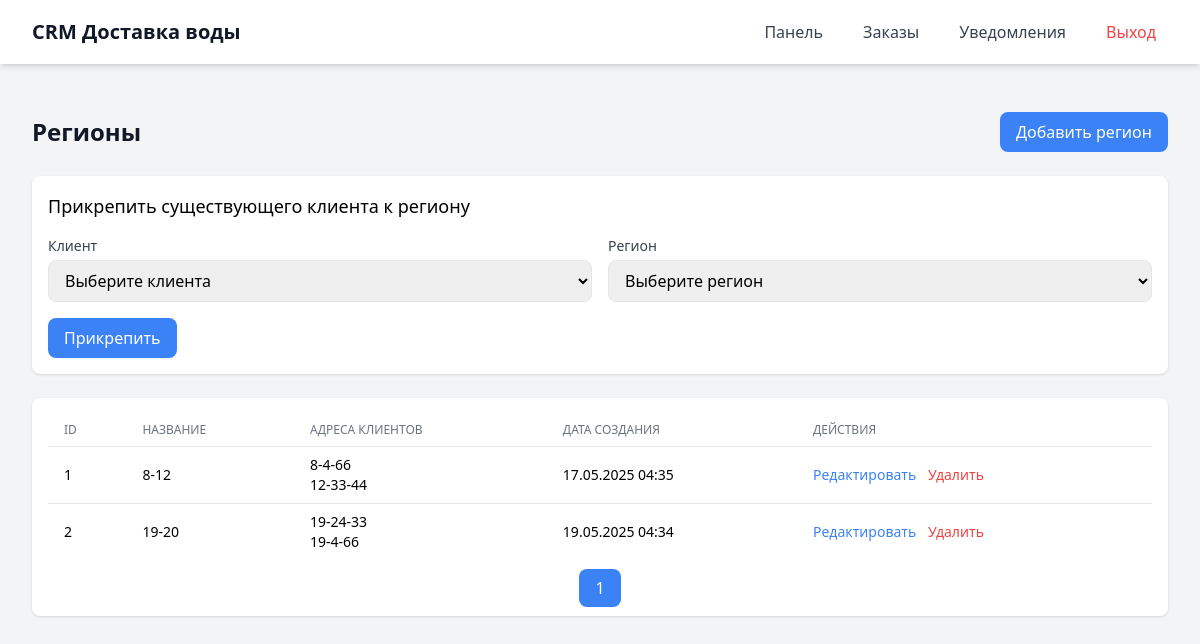
Page /regions/ (signed in) on the earlier database version.
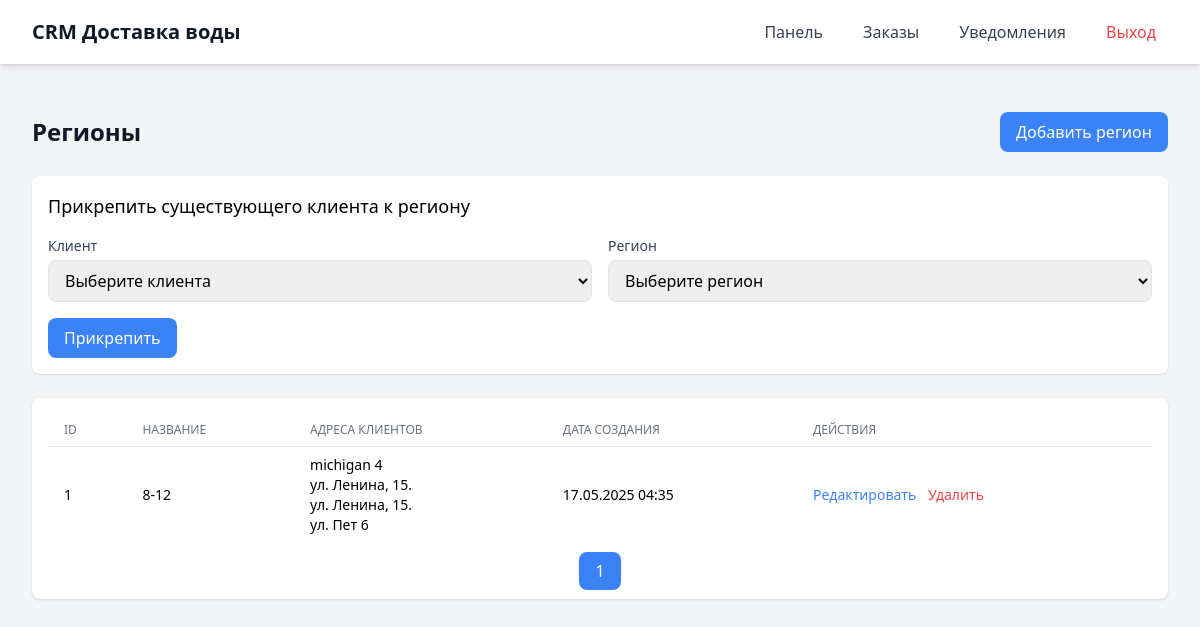
Same page on the later database version.
### crm/models.py (models this page shows, shortened)
class Region(models.Model):
    name = models.CharField(max_length=100, unique=True)
    description = models.TextField(blank=True)
    created_at = models.DateTimeField(default=timezone.now)

class Client(models.Model):
    TYPE_CHOICES = [
        ('individual', 'Физическое лицо'),
        ('business', 'Юридическое лицо'),
    ]
    user = models.OneToOneField(User, on_delete=models.CASCADE, null=True, blank=True)
    name = models.CharField(max_length=100)
    phone_regex = RegexValidator(
        regex=r'^\+?1?\d{9,15}$',
        message="Номер телефона должен быть в формате: '+999999999'"
    )
    phone = models.CharField(validators=[phone_regex], max_length=20, unique=True)
    email = models.EmailField(blank=True)
    address = models.TextField()
    apartment = models.CharField(max_length=10, blank=True)
    floor = models.IntegerField(null=True, blank=True)
    entrance = models.CharField(max_length=10, blank=True)
    notes = models.TextField(blank=True)
    registration_date = models.DateTimeField(default=timezone.now)
    region = models.ForeignKey('Region', on_delete=models.SET_NULL, null=True, blank=True)
    client_type = models.CharField(max_length=20, choices=TYPE_CHOICES, default='individual')
    company_name = models.CharField(max_length=200, blank=True, null=True)
    tax_number = models.CharField(max_length=50, blank=True, null=True)
    contact_person = models.CharField(max_length=100, blank=True, null=True)
    category = models.ForeignKey(ClientCategory, on_delete=models.SET_NULL, null=True, blank=True)
    loyalty_points = models.DecimalField(max_digits=10, decimal_places=2, default=0)
    total_volume_purchased = models.DecimalField(max_digits=10, decimal_places=2, default=0)
    last_purchase_date = models.DateTimeField(null=True, blank=True)

### crm/views.py (the view)
# urls.py: path('regions/', views.regions, name='regions'),
@login_required
def regions(request):
    search_query = request.GET.get('search', '')
    regions = Region.objects.prefetch_related('client_set').all().order_by('id')
    if search_query:
        regions = regions.filter(name__icontains=search_query)
    paginator = Paginator(regions, 10)
    page_number = request.GET.get('page')
    page_obj = paginator.get_page(page_number)
    return render(request, 'regions.html', {
        'page_obj': page_obj,
        'search_query': search_query,
        'can_add_region': request.user.has_perm('crm.add_region'),
        'can_change_region': request.user.has_perm('crm.change_region'),
        'can_delete_region': request.user.has_perm('crm.delete_region'),
        'clients': Client.objects.all(),  # Добавляем список всех клиентов
        'regions': Region.objects.all(),  # Для формы добавления клиента
    })

### crm/templatetags/notification_tags.py (called while the page is built)
@register.simple_tag
def get_unread_notifications_count(user):
    if user.is_authenticated and hasattr(user, 'client'):
        return Notification.objects.filter(client=user.client, is_read=False).count()
    return 0

### templates/regions.html (shortened to what the changed rows need)
{% extends "base.html" %}
{% block content %}
<div class="space-y-6">
    <div class="flex flex-col sm:flex-row justify-between items-center">
        <h2 class="text-xl sm:text-2xl font-bold text-gray-900 mb-2 sm:mb-0">Регионы</h2>
    </div>
    <div class="bg-white rounded-lg shadow p-4">
        <div class="overflow-x-auto">
            <table class="min-w-full divide-y divide-gray-200">
                <thead>
                    <tr>
                        <th class="px-2 sm:px-4 py-2 text-left text-xs font-medium text-gray-500 uppercase">ID</th>
                        <th class="px-2 sm:px-4 py-2 text-left text-xs font-medium text-gray-500 uppercase">Название</th>
                        <th class="px-2 sm:px-4 py-2 text-left text-xs font-medium text-gray-500 uppercase">Адреса клиентов</th>
                        <th class="px-2 sm:px-4 py-2 text-left text-xs font-medium text-gray-500 uppercase">Дата создания</th>
                        <th class="px-2 sm:px-4 py-2 text-left text-xs font-medium text-gray-500 uppercase">Действия</th>
                    </tr>
                </thead>
                <tbody class="divide-y divide-gray-200">
                    {% for region in page_obj %}
                    <tr>
                        <td class="px-2 sm:px-4 py-2 text-sm">{{ region.id }}</td>
                        <td class="px-2 sm:px-4 py-2 text-sm">{{ region.name }}</td>
                        <td class="px-2 sm:px-4 py-2 text-sm">
                            {% for client in region.client_set.all %}
                                <div class="flex justify-between items-center">
                                    <span>{{ client.address }}</span>
                                </div>
                            {% empty %}
                                —
                            {% endfor %}
                        </td>
                        <td class="px-2 sm:px-4 py-2 text-sm">{{ region.created_at|date:"d.m.Y H:i" }}</td>
                        <td class="px-2 sm:px-4 py-2 text-sm space-x-2">
                            {% if can_change_region %}
                            <button onclick="editRegion({{ region.id }}, '{{ region.name|escapejs }}')" class="text-blue-500 hover:underline">Редактировать</button>
                            {% endif %}
                            {% if can_delete_region %}
                            <button onclick="showDeleteModal('{% url 'delete_region' region.id %}')" class="text-red-500 hover:underline">Удалить</button>
                            {% endif %}
                        </td>
                    </tr>
                    {% empty %}
                    <tr>
                        <td colspan="5" class="px-2 sm:px-4 py-2 text-center text-gray-500">Нет регионов</td>
                    </tr>
                    {% endfor %}
                </tbody>
            </table>
        </div>
        <div class="mt-4 flex flex-col sm:flex-row justify-between items-center">
            <div class="space-x-2 mb-2 sm:mb-0">
                {% for num in page_obj.paginator.page_range %}
                    {% if num == page_obj.number %}
                        <span class="px-4 py-2 bg-blue-500 text-white rounded-lg">{{ num }}</span>
                    {% else %}
                        <a href="?page={{ num }}" class="px-4 py-2 text-blue-500 hover:underline">{{ num }}</a>
                    {% endif %}
                {% endfor %}
            </div>
        </div>
    </div>
</div>
{% endblock %}

Differences in the rows shown:
removed Client: address "8-4-66"
removed Client: address "12-33-44"
removed Region: id "2", name "19-20", created_at "19.05.2025 04:34"
removed Client: address "19-24-33", shown under "2"
removed Client: address "19-4-66", shown under "2"
added Client: address "michigan 4"
added Client: address "ул. Ленина, 15."
added Client: address "ул. Ленина, 15."
added Client: address "ул. Пет 6"
